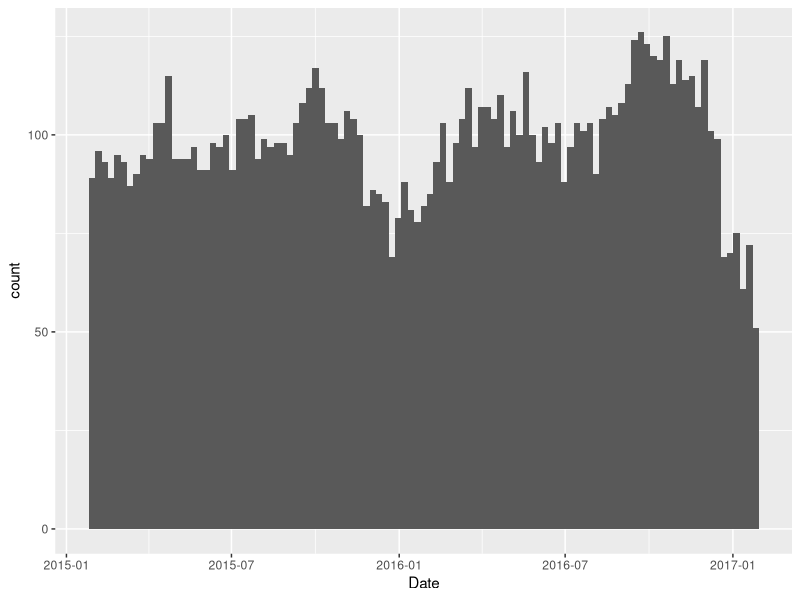

Write the R code that produced this figure.
## ---- chunk 1
knitr::opts_chunk$set(echo = TRUE)
library(tidyverse)
library(lubridate)
## ---- chunk 2
mdy("03-01-2017")
## ---- chunk 3
month(now())
wday(now(), label = TRUE)
## ---- chunk 4
end_date <- now()
# span is interval, years(1) is duration
span <- end_date - years(1)
span
end_date - days(10)
## ---- chunk 5
movies <- read.csv("../data/movies.csv")
summary(movies$Date) # factor variable: number of movies in theaters
## ---- chunk 6
library(lubridate)
movies$Date <- ymd(movies$Date)
summary(movies$Date) # makes more sense

movies %>% ggplot(aes(x = Date)) + geom_histogram(binwidth=7)
